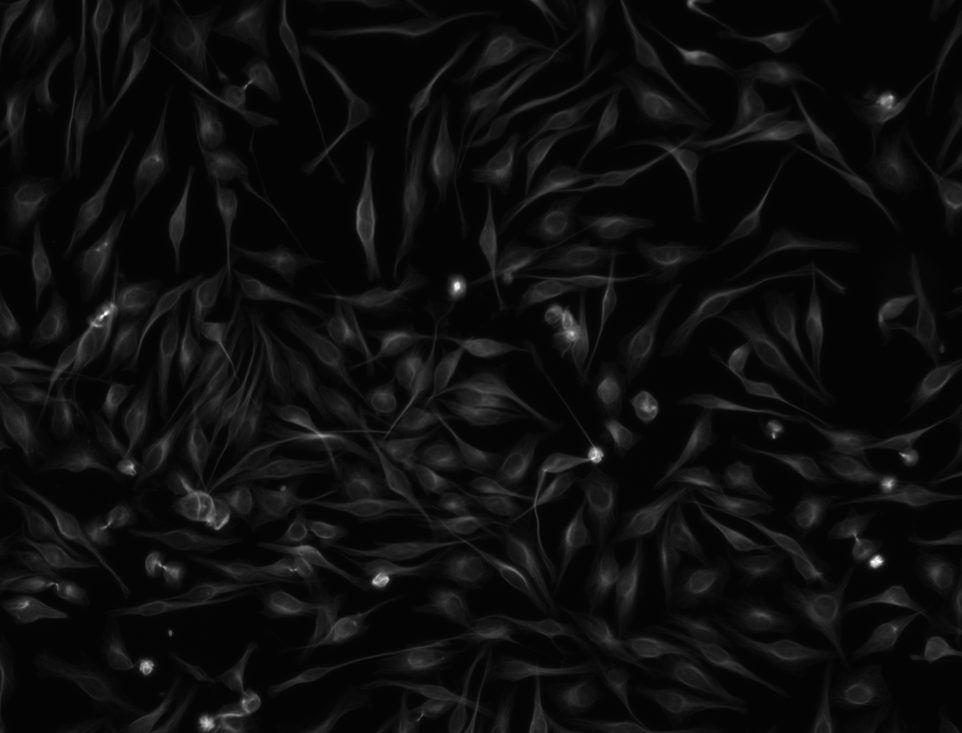
#> input picture content/images/cells_Actin.png, 962 x 733 px, shrunk from 1344 x 1024 before the run
$ jupyter execute exercise_01_image_handling_basics_solution.ipynb
#> lines starting #> are read from the running program, lines starting #| are printed output that depends on the picture
# Exercise 0: Image handling basics

1. Import the numpy and skimage packages

[cell 1]
import numpy as np
import skimage

2. Using the skimage import function, load the image saved under "images/cells_Actin.png"
and put it in a variable called image

[cell 2]
img = skimage.io.imread("images/cells_Actin.png")
#> img is the input picture: shape (733, 962); min 3, max 255, mean 14

3. Check what are the dimensions of the image

[cell 3]
print(img.shape)
#| (733, 962)

4. Check what is the image type. Is it an 8 or 16 bit image ?

[cell 4]
print(img.dtype)
#| uint8

# uint8 means "unsigned integer 8 bits". This means that the pixel values are integers between 0 and 255.

5. Plot the image using Matplotlib (that you have to import). Change the color map to 'gray' and make the image larger

[cell 5]
import matplotlib.pyplot as plt

plt.imshow(img, cmap='gray')

6. Plot a histogram of the pixel values with a bin size of 256

[cell 6]
plt.hist(img.flatten(), bins=256, range=(0, 256));
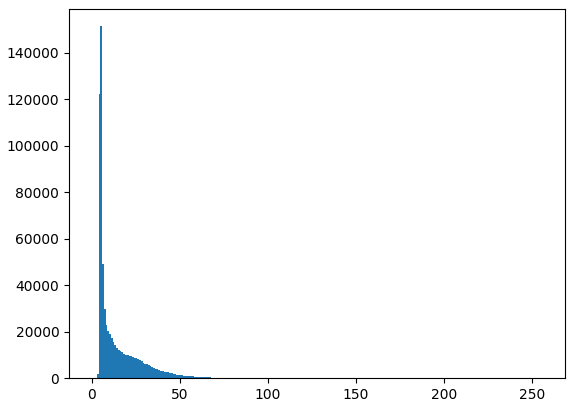
#> figure drawn by matplotlib, 1 panel; tallest bar 151475 high, from x = 5 to 6

7. Make a cropped version of the image by selecting 100 rows for which you want all columns and plot it.

[cell 7]
img_cropped = img[0:100]
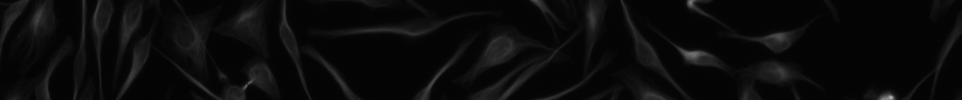
#> img_cropped: shape (100, 962); min 3, max 182, mean 10.8

plt.imshow(img_cropped, cmap='gray')

2. Select a region in the image of 100x100 pixels and create a cropped image. Plot it.

[cell 8]
img_cropped2 = img[0:100, 200:300]
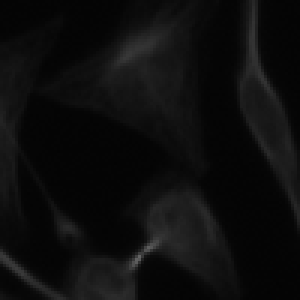
#> img_cropped2: shape (100, 100) (shown 3 times larger); min 3, max 99, mean 13.1

plt.imshow(img_cropped2, cmap='gray')
